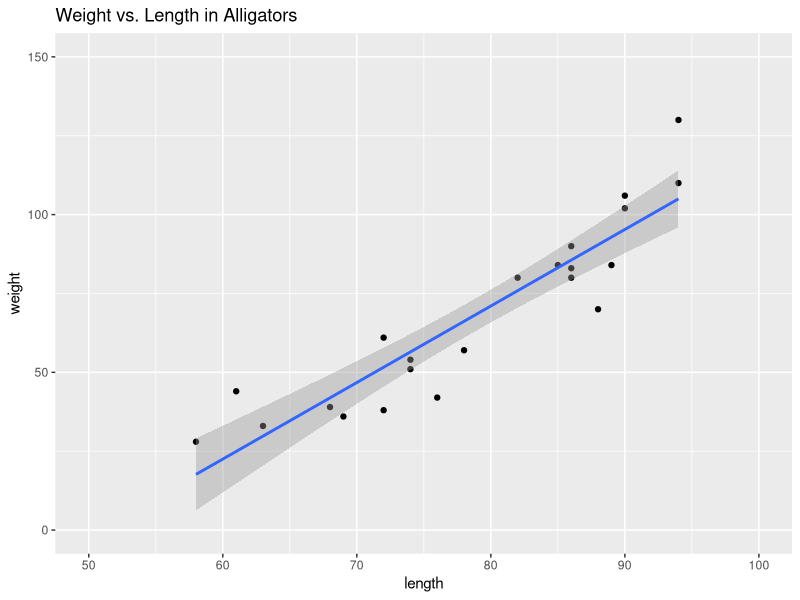
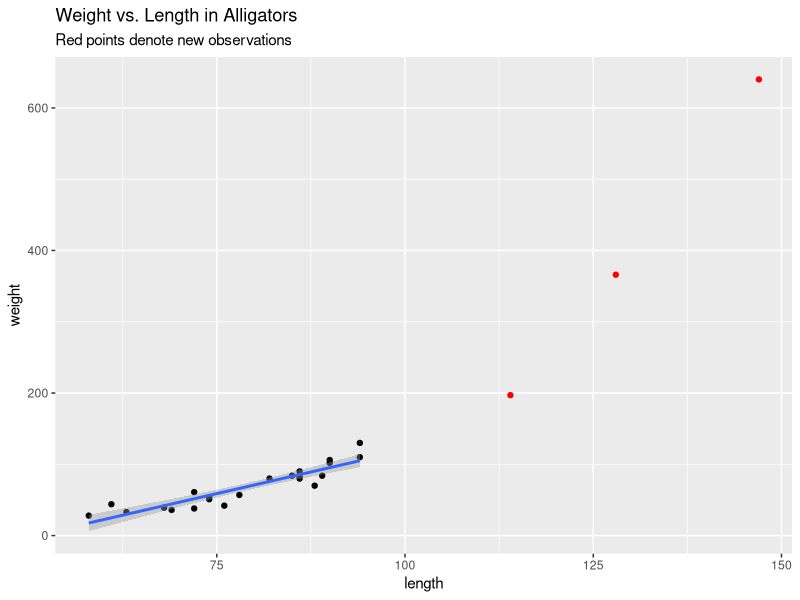

Here is the R script that generated these plots, in order:
## ---- chunk 1
knitr::opts_chunk$set(echo = TRUE)
library(dplyr)
library(ggplot2)
## ---- chunk 2
N <- 800
n <- 30
xbar <- 3316 / n
ybar <- 1802 / n
t_x <- 89240
xbar_u <- t_x / N
## ---- chunk 3
B_hat <- (ybar / xbar)
y_sq <- 118360
x_sq <- 392440
xy <- 214738

s2_e <- (1 / (n-1)) * (y_sq + B_hat^2 * x_sq - 2 * B_hat * xy)

## ---- chunk 4
set.seed(10262019)
x <- runif(100,-10,10)
B0 = 2
B1 <- 1
y <- B0 + B1*x + rnorm(100)
lm.tmp <- lm(y~x)
anova(lm(y~x))
## ---- chunk 5
alligator_length <- c(94,74,82,58,86,94,63,86,69,72,85,86,88,72,74,61,90,89,68,76,78,90)
alligator_weight <- c(130,51,80,28,80,110,33,90,36,38,84,83,70,61,54,44,106,84,39,42,57,102)

lm_gator <- lm(alligator_weight~alligator_length)
y_bar <- coef(lm_gator)[1] + coef(lm_gator)[2] * 90
## ---- chunk 6
summary(lm_gator)

tibble(length = alligator_length, weight = alligator_weight) %>% ggplot(aes(y = weight, x = length)) +
geom_point() +geom_smooth(method = "lm") + xlim(50, 100) + ylim(0,150) +
  ggtitle('Weight vs. Length in Alligators')
## ---- chunk 7
new_points <- tibble(length = c(147, 128, 114), weight = c(640, 366, 197))

tibble(length = alligator_length, weight = alligator_weight) %>% ggplot(aes(y = weight, x = length)) +
geom_point() +geom_smooth(method = "lm")  +
  ggtitle('Weight vs. Length in Alligators', subtitle = 'Red points denote new observations') + 
  geom_point(data = new_points,inherit.aes = F, aes(y = weight, x = length ), color ='red')
## ---- chunk 8
alligator_length <- c(94,74,82,58,86,94,63,86,69,72,85,86,88,72,74,61,90,89,68,76,78,90,147,128,114)
alligator_weight <- c(130,51,80,28,80,110,33,90,36,38,84,83,70,61,54,44,106,84,39,42,57,102,640,366,197)
n <- 25

# Quadratic Regression Model
alligator_length_sq <- alligator_length ^2

## ---- chunk 9
# Estimate Mean Weight (length = 90 inches)

## ---- chunk 10
# Confidence Intervals
#Note N is unknown but large
k <- 2


